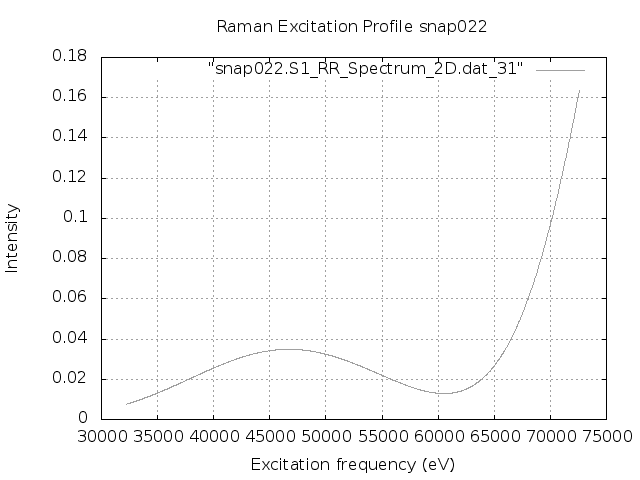

Write the gnuplot code that produced this figure.
set terminal png
set output "snap022.S1.REP_frozen.png"
set xlabel 'Excitation frequency (eV)'
set ylabel 'Intensity'
set title "Raman Excitation Profile snap022"
set grid
set autoscale
plot "snap022.S1_RR_Spectrum_2D.dat_31" with lines lc "blue"
exit
